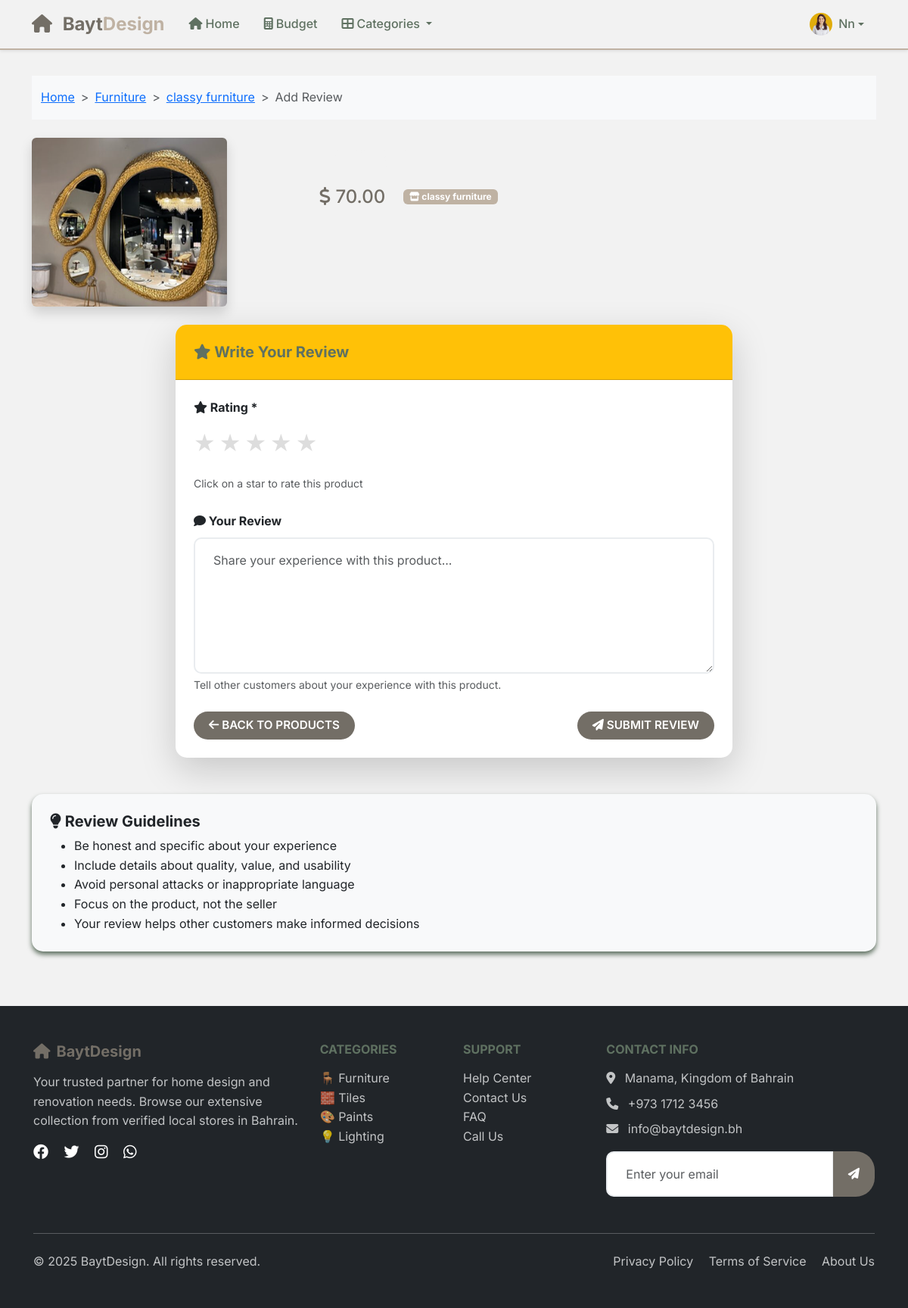
Screenshot of /add-review/32/ (signed in) with the database file from the repository.
### main_app/models.py (models this page shows, shortened)
class UserProfile(models.Model):
    user = models.OneToOneField(User, on_delete=models.CASCADE, related_name='userprofile')
    profile_picture = models.ImageField(upload_to='profile_pictures/', blank=True, null=True)

class Product(models.Model):
    shop = models.ForeignKey(Shop, on_delete=models.CASCADE)
    name = models.CharField(max_length=200)
    price = models.DecimalField(max_digits=10, decimal_places=2)
    description = models.TextField(blank=True, null=True)
    image = models.ImageField(upload_to='product_images/', blank=True, null=True)  # Added image field
    is_available = models.BooleanField(default=True)

class Shop(models.Model):
    name = models.CharField(max_length=200)
    classification = models.ForeignKey(Classification, on_delete=models.CASCADE)
    description = models.TextField(blank=True, null=True)
    image = models.ImageField(upload_to='store_images/', blank=True, null=True)  # Added image field
    phone = models.CharField(max_length=20, blank=True, null=True)
    email = models.EmailField(blank=True, null=True)
    address = models.TextField(blank=True, null=True)

class Classification(models.Model):
    name = models.CharField(max_length=100)
    slug = models.SlugField(unique=True, blank=True)  # ✅ added slug
    icon = models.CharField(max_length=10, blank=True, null=True)  # optional emoji/icon
    description = models.TextField(blank=True, null=True)  # optional
    image = models.ImageField(upload_to='store_images/', blank=True, null=True)  # ✅ Store image

### main_app/views.py (the view, shortened to what this page needs)
# urls.py: path('add-review/<int:product_id>/', views.add_review_view, name='add_review'),
@login_required
def add_review_view(request, product_id):
    product = get_object_or_404(Product, id=product_id)
    return render(request, 'add_review.html', {'product': product})

### main_app/templates/add_review.html (shortened to what this page needs)
{% extends 'base.html' %}
{% load static %}
{% block content %}
<div class="container py-4">
    <nav aria-label="breadcrumb" class="bg-light py-3 mb-4">
        <div class="container">
            <ol class="breadcrumb mb-0">
                <li class="breadcrumb-item"><a href="{% url 'home' %}">Home</a></li>
                <li class="breadcrumb-item">
                    <a href="{% url 'classification_stores' product.shop.classification.slug %}">
                        {{ product.shop.classification.name }}
                    </a>
                </li>
                <li class="breadcrumb-item">
                    <a href="{% url 'shop_products' product.shop.id %}">{{ product.shop.name }}</a>
                </li>
                <li class="breadcrumb-item active">Add Review</li>
            </ol>
        </div>
    </nav>
    <div class="row mb-4">
        <div class="col-md-4">
            {% if product.image %}
                <img src="{{ product.image.url }}" alt="{{ product.name }}" class="img-fluid rounded shadow">
            {% else %}
                <div class="bg-light rounded shadow d-flex align-items-center justify-content-center" style="height: 300px;">
                    <i class="fas fa-box fa-5x text-muted"></i>
                </div>
            {% endif %}
        </div>
        <div class="col-md-8">
            <h1 class="display-6 fw-bold mb-3">{{ product.name }}</h1>
            <div class="d-flex align-items-center gap-4">
                <span class="h4 text-primary mb-0">
                    <i class="fas fa-dollar-sign"></i> {{ product.price }}
                </span>
                <span class="badge bg-secondary">
                    <i class="fas fa-store"></i> {{ product.shop.name }}
                </span>
            </div>
        </div>
    </div>
    <div class="row justify-content-center">
        <div class="col-md-8">
            <div class="card border-0 shadow-lg">
                <div class="card-header bg-warning text-dark">
                    <h5 class="mb-0">
                        <i class="fas fa-star"></i> Write Your Review
                    </h5>
                </div>
                <div class="card-body p-4">
                    <form method="post">
                        <div class="mb-4">
                            <label class="form-label fw-bold">
                                <i class="fas fa-star"></i> Rating *
                            </label>
                            <div class="rating mb-3">
                                <label for="star5" class="star">★</label>
                                <label for="star4" class="star">★</label>
                                <label for="star3" class="star">★</label>
                                <label for="star2" class="star">★</label>
                                <label for="star1" class="star">★</label>
                            </div>
                            <small class="text-muted">Click on a star to rate this product</small>
                        </div>
                        <div class="mb-4">
                            <label for="review_text" class="form-label fw-bold">
                                <i class="fas fa-comment"></i> Your Review
                            </label>
                            <textarea class="form-control"
                                      id="review_text"
                                      name="review_text"
                                      rows="6"
                                      placeholder="Share your experience with this product..."></textarea>
                            <div class="form-text">Tell other customers about your experience with this product.</div>
                        </div>
                        <div class="d-flex justify-content-between">
                            <a href="{% url 'shop_products' product.shop.id %}" class="btn btn-secondary">
                                <i class="fas fa-arrow-left"></i> Back to Products
                            </a>
                            <button type="submit" class="btn btn-warning">
                                <i class="fas fa-paper-plane"></i> Submit Review
                            </button>
                        </div>
                    </form>
                </div>
            </div>
        </div>
    </div>
    <div class="row mt-5">
        <div class="col-12">
            <div class="card border-0 bg-light">
                <div class="card-body">
                    <h5 class="card-title">
                        <i class="fas fa-lightbulb"></i> Review Guidelines
                    </h5>
                    <ul class="mb-0">
                        <li>Be honest and specific about your experience</li>
                        <li>Include details about quality, value, and usability</li>
                        <li>Avoid personal attacks or inappropriate language</li>
                        <li>Focus on the product, not the seller</li>
                        <li>Your review helps other customers make informed decisions</li>
                    </ul>
                </div>
            </div>
        </div>
    </div>
</div>
{% endblock %}

### main_app/templates/base.html (shortened to what this page needs)
{% load static %}
<!DOCTYPE html>
<html lang="en">
  <head>
    <link href="https://cdn.jsdelivr.net/npm/bootstrap@5.3.2/dist/css/bootstrap.min.css" rel="stylesheet">
    <link rel="stylesheet" href="https://cdnjs.cloudflare.com/ajax/libs/font-awesome/6.4.0/css/all.min.css">
    <link rel="stylesheet" href="{% static 'css/base.css' %}" />
  </head>
  <body>
    <nav class="navbar navbar-expand-lg navbar-light bg-white shadow-sm fixed-top">
      <div class="container">
        <a class="navbar-brand fw-bold" href="/">
          <i class="fas fa-home text-primary me-2"></i>
          <span class="text-primary">Bayt</span><span class="text-secondary">Design</span>
        </a>
        <div class="collapse navbar-collapse" id="navbarNav">
          <ul class="navbar-nav me-auto">
            <li class="nav-item">
              <a class="nav-link" href="/">
                <i class="fas fa-home me-1"></i>Home
              </a>
            </li>
            <li class="nav-item">
              <a class="nav-link" href="{% url 'budget' %}">
                <i class="fas fa-calculator me-1"></i>Budget
              </a>
            </li>
            <li class="nav-item dropdown">
              <a class="nav-link dropdown-toggle" href="#" id="navbarDropdown" role="button" data-bs-toggle="dropdown" aria-expanded="false">
                <i class="fas fa-th-large me-1"></i>Categories
              </a>
            </li>
          </ul>
          <ul class="navbar-nav">
            {% if user.is_authenticated %}
              <li class="nav-item dropdown">
                <a class="nav-link dropdown-toggle d-flex align-items-center" href="#" id="userDropdown" role="button" data-bs-toggle="dropdown" aria-expanded="false">
                  <div class="user-avatar me-2">
                    {% if user.userprofile.profile_picture %}
                      <img src="{{ user.userprofile.profile_picture.url }}" alt="Profile Picture" class="rounded-circle" style="width: 30px; height: 30px; object-fit: cover;">
                    {% else %}
                      <i class="fas fa-user-circle" style="font-size: 30px;"></i>
                    {% endif %}
                  </div>
                  {% if user.first_name %}
                    {{ user.first_name|title }}
                  {% else %}
                    {{ user.username|title }}
                  {% endif %}
                </a>
              </li>
            {% endif %}
          </ul>
        </div>
      </div>
    </nav>
    <main class="main-content">
      {% block content %}{% endblock %}
    </main>
    <footer class="bg-dark text-white py-5 mt-5">
      <div class="container">
        <div class="row">
          <div class="col-lg-4 mb-4">
            <h5 class="text-primary mb-3">
              <i class="fas fa-home me-2"></i>BaytDesign
            </h5>
            <p class="text-light opacity-75">
              Your trusted partner for home design and renovation needs.
              Browse our extensive collection from verified local stores in Bahrain.
            </p>
            <div class="social-links">
              <a href="#" class="text-white me-3">
                <i class="fab fa-facebook fa-lg"></i>
              </a>
              <a href="#" class="text-white me-3">
                <i class="fab fa-twitter fa-lg"></i>
              </a>
              <a href="#" class="text-white me-3">
                <i class="fab fa-instagram fa-lg"></i>
              </a>
              <a href="#" class="text-white">
                <i class="fab fa-whatsapp fa-lg"></i>
              </a>
            </div>
          </div>
          <div class="col-lg-2 col-md-6 mb-4">
            <h6 class="text-uppercase mb-3">Categories</h6>
            <ul class="list-unstyled">
              <li><a href="#" class="text-light opacity-75 text-decoration-none">🪑 Furniture</a></li>
              <li><a href="#" class="text-light opacity-75 text-decoration-none">🧱 Tiles</a></li>
              <li><a href="#" class="text-light opacity-75 text-decoration-none">🎨 Paints</a></li>
              <li><a href="#" class="text-light opacity-75 text-decoration-none">💡 Lighting</a></li>
            </ul>
          </div>
          <div class="col-lg-2 col-md-6 mb-4">
            <h6 class="text-uppercase mb-3">Support</h6>
            <ul class="list-unstyled">
              <li><a href="#" class="text-light opacity-75 text-decoration-none">Help Center</a></li>
              <li><a href="#" class="text-light opacity-75 text-decoration-none">Contact Us</a></li>
              <li><a href="#" class="text-light opacity-75 text-decoration-none">FAQ</a></li>
              <li><a href="tel:+97317123456" class="text-light opacity-75 text-decoration-none">Call Us</a></li>
            </ul>
          </div>
          <div class="col-lg-4 mb-4">
            <h6 class="text-uppercase mb-3">Contact Info</h6>
            <p class="text-light opacity-75 mb-2">
              <i class="fas fa-map-marker-alt me-2"></i>
              Manama, Kingdom of Bahrain
            </p>
            <p class="text-light opacity-75 mb-2">
              <i class="fas fa-phone me-2"></i>
              +973 1712 3456
            </p>
            <p class="text-light opacity-75 mb-3">
              <i class="fas fa-envelope me-2"></i>
              info@baytdesign.bh
            </p>
            <form class="newsletter-form">
              <div class="input-group">
                <input type="email" class="form-control" placeholder="Enter your email" required>
                <button class="btn btn-primary" type="submit">
                  <i class="fas fa-paper-plane"></i>
                </button>
              </div>
            </form>
          </div>
        </div>
        <hr class="my-4 opacity-25">
        <div class="row align-items-center">
          <div class="col-md-6">
            <p class="mb-0 text-light opacity-75">
              &copy; {% now "Y" %} BaytDesign. All rights reserved.
            </p>
          </div>
          <div class="col-md-6 text-md-end">
            <a href="#" class="text-light opacity-75 text-decoration-none me-3">Privacy Policy</a>
            <a href="#" class="text-light opacity-75 text-decoration-none me-3">Terms of Service</a>
            <a href="#" class="text-light opacity-75 text-decoration-none">About Us</a>
          </div>
        </div>
      </div>
    </footer>
  </body>
</html>

### rows the page displays
Product: shop.classification.name "Furniture", shop.name "classy furniture", image (picture), price "70.00"

### other values shown
{{ user.first_name|title }} "Nn"
